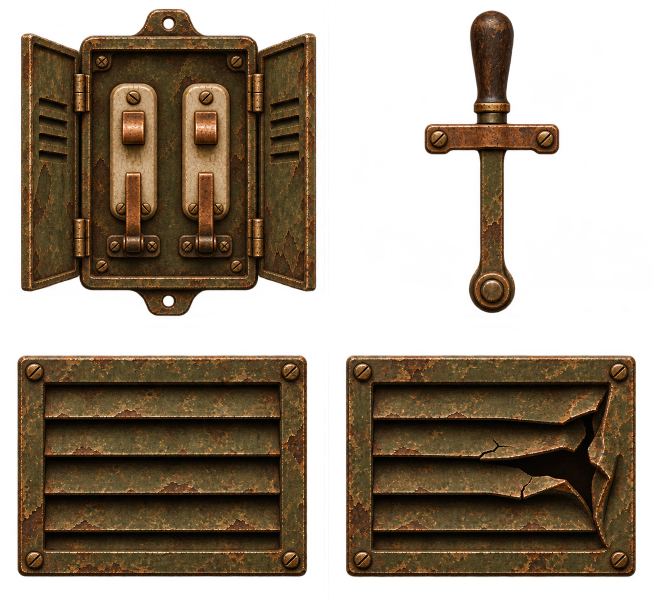
#> input picture assets/props/annex_hardware_046.png, 1305 x 1206 px (shown at 1/2 size)
$ python fix_cutouts_and_audio_v3.py
#> lines starting #> are read from the running program, lines starting #| are printed output that depends on the picture
"""Defringe white-halo cutouts and build Stage 1B horror BGM, monster roar, and material pickup audio."""
import math
import os
import random
import struct
import wave
from pathlib import Path
from PIL import Image

ROOT = Path(__file__).resolve().parents[1]


def defringe_sprite(rel_path: str) -> int:
    path = ROOT / rel_path
    if not path.exists():
        return 0
    im = Image.open(path).convert("RGBA")
    w, h = im.size
    px = im.load()
    fixed = 0
    # Pass 1: remove isolated bright near-white fringe pixels next to transparent pixels
    to_clear = []
    to_darken = []
    for y in range(h):
        for x in range(w):
            r, g, b, a = px[x, y]
            if a == 0:
                continue
            near_trans = False
            for dy in (-1, 0, 1):
                for dx in (-1, 0, 1):
                    nx, ny = x + dx, y + dy
                    if 0 <= nx < w and 0 <= ny < h and px[nx, ny][3] < 24:
                        near_trans = True
                        break
                if near_trans:
                    break
            if not near_trans:
                continue
            lum = 0.299 * r + 0.587 * g + 0.114 * b
            if a < 180 and lum > 155:
                to_clear.append((x, y))
            elif lum > 195 and max(r, g, b) - min(r, g, b) < 35:
                to_clear.append((x, y))
            elif lum > 160 and a < 245:
                to_darken.append((x, y, int(r * 0.45), int(g * 0.45), int(b * 0.42), int(a * 0.55)))
    for x, y in to_clear:
        px[x, y] = (0, 0, 0, 0)
        fixed += 1
    for x, y, r, g, b, a in to_darken:
        px[x, y] = (r, g, b, a)
        fixed += 1
    # Pass 2: clean any newly exposed 1px white halo
    to_clear2 = []
    for y in range(h):
        for x in range(w):
            r, g, b, a = px[x, y]
            if a < 10:
                continue
            lum = 0.299 * r + 0.587 * g + 0.114 * b
            if lum > 205 and max(r, g, b) - min(r, g, b) < 30:
                for dy in (-1, 0, 1):
                    for dx in (-1, 0, 1):
                        nx, ny = x + dx, y + dy
                        if 0 <= nx < w and 0 <= ny < h and px[nx, ny][3] < 15:
                            to_clear2.append((x, y))
                            break
                    else:
                        continue
                    break
    for x, y in to_clear2:
        px[x, y] = (0, 0, 0, 0)
        fixed += 1
    im.save(path)
    return fixed


def write_wav(path: Path, samples: list[float], sr: int = 22050) -> None:
    path.parent.mkdir(parents=True, exist_ok=True)
    peak = max((abs(s) for s in samples), default=1.0)
    scale = 0.92 / max(peak, 1e-6)
    with wave.open(str(path), "wb") as wf:
        wf.setnchannels(1)
        wf.setsampwidth(2)
        wf.setframerate(sr)
        frames = bytearray()
        for s in samples:
            v = max(-32767, min(32767, int(s * scale * 32767.0)))
            frames += struct.pack("<h", v)
        wf.writeframes(frames)


def lowpass(samples: list[float], alpha: float) -> list[float]:
    out = []
    acc = 0.0
    for s in samples:
        acc += alpha * (s - acc)
        out.append(acc)
    return out


def build_monster_roar(path: Path, sr: int = 22050) -> None:
    """Deep distorted demonic roar + sub-bass slam + guttural crunch (ZERO female screech)."""
    rng = random.Random(20261121)
    dur = 1.35
    n = int(sr * dur)
    raw = [0.0] * n
    # Layer 1: heavy chest-punch sub-bass drop (115 Hz -> 34 Hz)
    phase1 = 0.0
    phase2 = 0.0
    for i in range(n):
        t = i / sr
        env = min(1.0, t / 0.025) * math.exp(-t * 2.4)
        f1 = 38.0 + 78.0 * math.exp(-t * 6.5)
        f2 = 71.0 + 35.0 * math.sin(t * 27.0) * math.exp(-t * 2.0)
        phase1 += 2.0 * math.pi * f1 / sr
        phase2 += 2.0 * math.pi * f2 / sr
        growl = math.tanh(2.8 * (math.sin(phase1) + 0.65 * math.sin(phase2) + 0.45 * math.sin(phase2 * 1.49)))
        # Guttural throat rasp (band-shaped noise modulated at ~34 Hz)
        rasp = (rng.random() * 2.0 - 1.0) * (0.55 + 0.45 * math.sin(2.0 * math.pi * 34.0 * t))
        # Bone-crack transient in first 120ms
        crack = (rng.random() * 2.0 - 1.0) * math.exp(-t * 26.0) * 1.4
        raw[i] = (growl * 0.72 + rasp * 0.42) * env + crack * 0.55
    # Lowpass so zero harsh high-frequency female-like screech remains
    lp = lowpass(raw, 0.24)
    # Add back a touch of mid-crunch for impact clarity
    out = [lp[i] * 0.85 + math.tanh(raw[i] * 1.3) * 0.18 * math.exp(-(i / sr) * 4.0) for i in range(n)]
    write_wav(path, out, sr)


def build_horror_bgm(path: Path, base_freq: float, mood_seed: int, sr: int = 22050) -> None:
    """Loopable dark ambient horror drone with slow bowed dissonance & distant room resonance."""
    rng = random.Random(mood_seed)
    dur = 12.0
    n = int(sr * dur)
    # Use integer cycles over 12 seconds for seamless zero-click looping!
    f_root = round(base_freq * dur) / dur
    f_minor2 = round((base_freq * 1.0595) * dur) / dur
    f_tritone = round((base_freq * 1.4142) * dur) / dur
    f_sub = round((base_freq * 0.5) * dur) / dur
    noise_buf = [rng.random() * 2.0 - 1.0 for _ in range(n)]
    room_air = lowpass(lowpass(noise_buf, 0.05), 0.08)
    out = [0.0] * n
    for i in range(n):
        t = i / sr
        swell1 = 0.5 + 0.5 * math.sin(2.0 * math.pi * (1.0 / dur) * t)
        swell2 = 0.5 + 0.5 * math.sin(2.0 * math.pi * (2.0 / dur) * t + 1.1)
        swell3 = 0.5 + 0.5 * math.sin(2.0 * math.pi * (3.0 / dur) * t + 2.4)
        sub = math.sin(2.0 * math.pi * f_sub * t) * 0.36
        root = math.sin(2.0 * math.pi * f_root * t) * (0.24 + 0.14 * swell1)
        # Eerie bowed dissonance that swells softly and recedes
        dissonance = math.sin(2.0 * math.pi * f_minor2 * t) * 0.11 * swell2
        tritone = math.sin(2.0 * math.pi * f_tritone * t) * 0.12 * swell3
        # Soft dark harmonic warmth
        harm = math.sin(2.0 * math.pi * (f_root * 2.0) * t) * 0.05 * swell1
        out[i] = sub + root + dissonance + tritone + harm + room_air[i] * 0.42
    # Gentle smoothing + loop edge cross-safety
    out = lowpass(out, 0.18)
    write_wav(path, out, sr)


def build_pickup_sfx(sr: int = 22050) -> None:
    rng = random.Random(7788)
    # 1. Coin clink (MOP 1 pataca coin)
    n = int(sr * 0.38)
    coin = []
    for i in range(n):
        t = i / sr
        env = math.exp(-t * 14.0)
        sig = (math.sin(2 * math.pi * 2420 * t) * 0.5 +
               math.sin(2 * math.pi * 3870 * t) * 0.35 +
               math.sin(2 * math.pi * 6120 * t) * 0.25) * env
        if t > 0.065:
            t2 = t - 0.065
            sig += (math.sin(2 * math.pi * 2460 * t2) * 0.35 + math.sin(2 * math.pi * 3910 * t2) * 0.25) * math.exp(-t2 * 18.0)
        coin.append(sig)
    write_wav(ROOT / "assets/audio/demo/pickup_coin.wav", coin, sr)

    # 2. Ceramic fuse clink
    n = int(sr * 0.26)
    cer = []
    for i in range(n):
        t = i / sr
        env = math.exp(-t * 28.0)
        sig = (math.sin(2 * math.pi * 1680 * t) * 0.55 + math.sin(2 * math.pi * 2940 * t) * 0.4 + (rng.random() * 2 - 1) * 0.25) * env
        cer.append(sig)
    write_wav(ROOT / "assets/audio/demo/pickup_ceramic.wav", cer, sr)

    # 3. Stone pickup (gritty thud)
    n = int(sr * 0.24)
    st = [(rng.random() * 2 - 1) * math.exp(-(i / sr) * 24.0) for i in range(n)]
    st = lowpass(st, 0.28)
    write_wav(ROOT / "assets/audio/demo/pickup_stone.wav", st, sr)

    # 4. Camera / plastic click pickup
    n = int(sr * 0.28)
    cam = []
    for i in range(n):
        t = i / sr
        click1 = (rng.random() * 2 - 1) * math.exp(-t * 85.0)
        click2 = (rng.random() * 2 - 1) * math.exp(-max(0.0, t - 0.055) * 70.0) if t >= 0.055 else 0.0
        cam.append(click1 * 0.8 + click2 * 0.65)
    cam = lowpass(cam, 0.45)
    write_wav(ROOT / "assets/audio/demo/pickup_camera.wav", cam, sr)


if __name__ == "__main__":
    f1 = defringe_sprite("assets/props/annex_hardware_046.png")
#> in defringe_sprite, im is the input picture: PIL image 1305x1206 RGBA; mean R, G, B, A 50.2, 34.8, 19.1, 138.3
#> after the loop in defringe_sprite, `for y in range(h):`: to_clear = [(1304, 641), (1304, 642)]; to_darken = []
#> the loop in defringe_sprite, `for x, y in to_clear:` made 2 passes
#> (x, y, fixed) on passes 1 to 2: (1304, 641, 1), (1304, 642, 2)
#> after the loop in defringe_sprite, `for x, y in to_clear:`: fixed = 2
#> after the loop in defringe_sprite, `for y in range(h):`: to_clear2 = []
#> after the loop in defringe_sprite, `for x, y in to_clear2:`: fixed = 2
#> f1 = 2
    f2 = defringe_sprite("assets/props/bus_window_hands.png")
#> call 2 of defringe_sprite, with rel_path = 'assets/props/bus_window_hands.png'
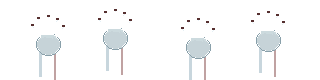
#> input picture assets/props/bus_window_hands.png, 320 x 80 px
#> in defringe_sprite, im is the input picture: PIL image 320x80 RGBA; mean R, G, B, A 14.4, 15.1, 15.7, 17.6
#> after the loop in defringe_sprite (call 2), `for y in range(h):`: to_clear = 300 pairs, first value 32 to 283, second value 11 to 57
#> the loop in defringe_sprite (call 2), `for x, y in to_clear:` made 300 passes
#> (x, y) on passes 1 to 3: (115, 11), (105, 13), (268, 13)
#> after the loop in defringe_sprite (call 2), `for x, y in to_clear:`: fixed = 300
#> after the loop in defringe_sprite (call 2), `for y in range(h):`: to_clear2 = 56 pairs, first value 42 to 274, second value 30 to 40
#> the loop in defringe_sprite (call 2), `for x, y in to_clear2:` made 56 passes
#> (x, y) on passes 1 to 12: (109, 30), (110, 30), (111, 30), (112, 30), (113, 30), (114, 30), (115, 30), (116, 30), (117, 30), (118, 30), (119, 30), (109, 31)
#> after the loop in defringe_sprite (call 2), `for x, y in to_clear2:`: fixed = 356
#> in defringe_sprite (call 2), `im.save(path)`:
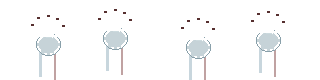
#> saved as bus_window_hands.png: PIL image 320x80 RGBA; mean R, G, B, A 11.6, 12.1, 12.7, 14.4; transparent parts drawn white
#> f2 = 356
    print(f"Defringed annex_hardware_046.png: {f1} px, bus_window_hands.png: {f2} px")
#| Defringed annex_hardware_046.png: 2 px, bus_window_hands.png: 356 px
    build_monster_roar(ROOT / "assets/audio/demo/jumpscare_shriek_122.wav")
    build_horror_bgm(ROOT / "assets/audio/demo/bgm_tenement_horror.wav", 65.4, 101)
    build_horror_bgm(ROOT / "assets/audio/demo/bgm_crypt_drone.wav", 55.0, 202)
    build_horror_bgm(ROOT / "assets/audio/demo/bgm_bunker_dread.wav", 49.0, 303)
    build_pickup_sfx()
    print("Built monster roar, 3 horror exploration BGMs, and 4 pickup foley WAVs.")
